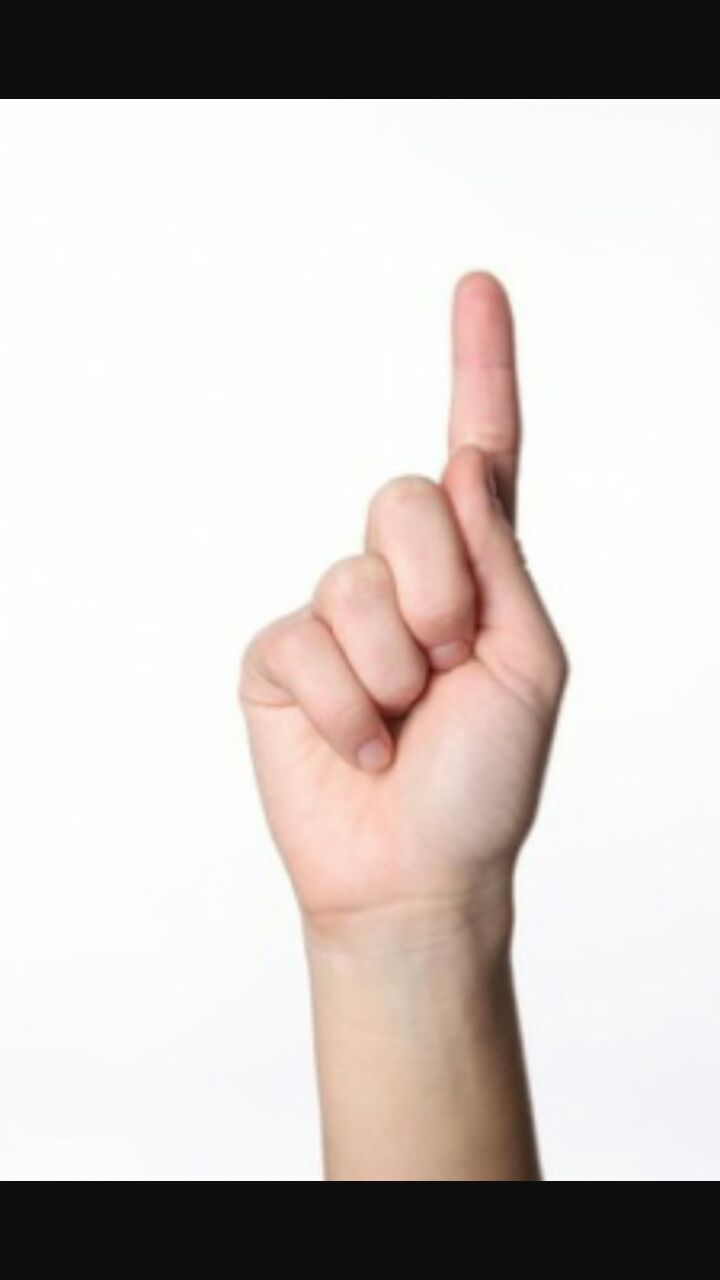
//> input picture image_opencv/image_opencv/one.jpg, 720 x 1280 px
$ ./main   (built with g++ and OpenCV 4)
//> lines starting //> are read from the running program, lines starting //| are printed output that depends on the picture; after the words box and inside, x2 and y2 are one past the last pixel; in counts of white or black regions, pixels touching at a corner belong together

// [50 lines of commented-out code are left out]
#include "opencv2/highgui/highgui.hpp"
#include "opencv2/imgproc/imgproc.hpp"
#include <iostream>
#include <stdio.h>
#include <stdlib.h>

using namespace cv;
using namespace std;

int main(int argc, char** argv)
{
	Mat src; Mat src_gray;
	src = imread("one.jpg", 1);
//> src is the input picture: 1280 rows x 720 cols, CV_8UC3; mean B, G, R 196.4, 199.1, 206.1
	//resize(src, src, Size(640, 480), 0, 0, INTER_CUBIC);
	cvtColor(src, src_gray, CV_BGR2GRAY);
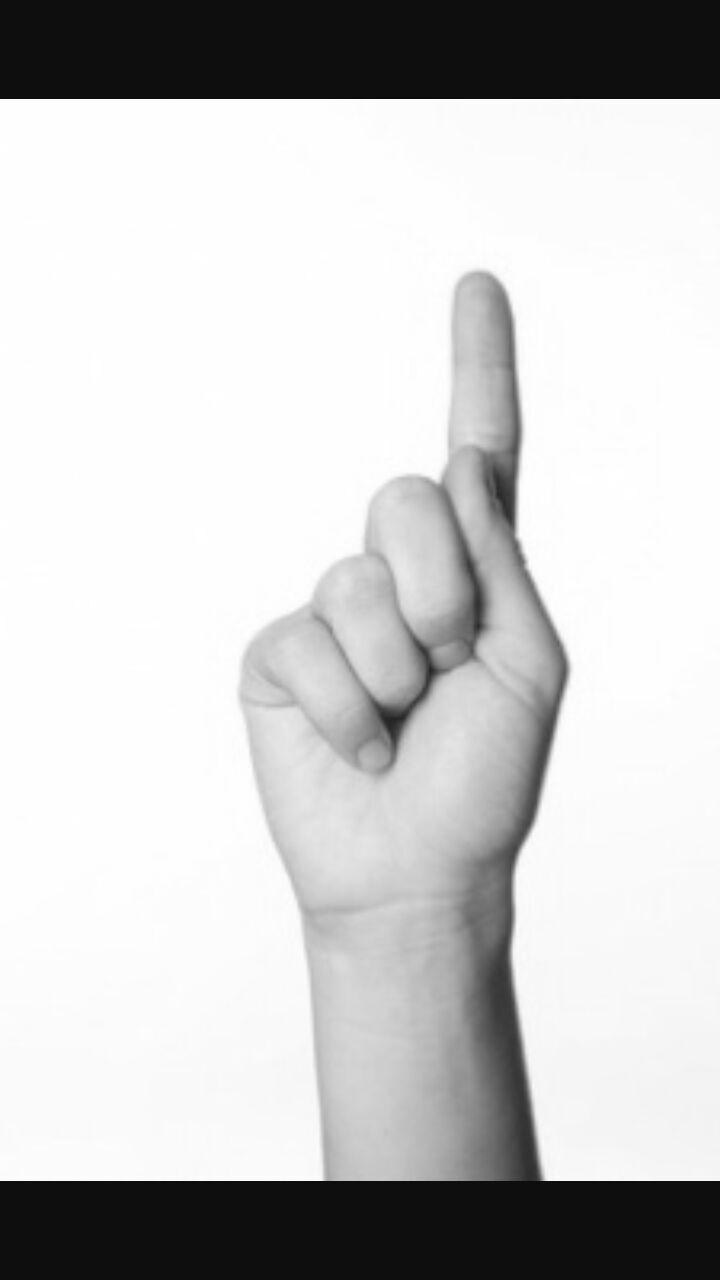
//> src_gray: 1280 rows x 720 cols, CV_8UC1; min 4, max 255, mean 200.9
	blur(src_gray, src_gray, Size(3, 3));
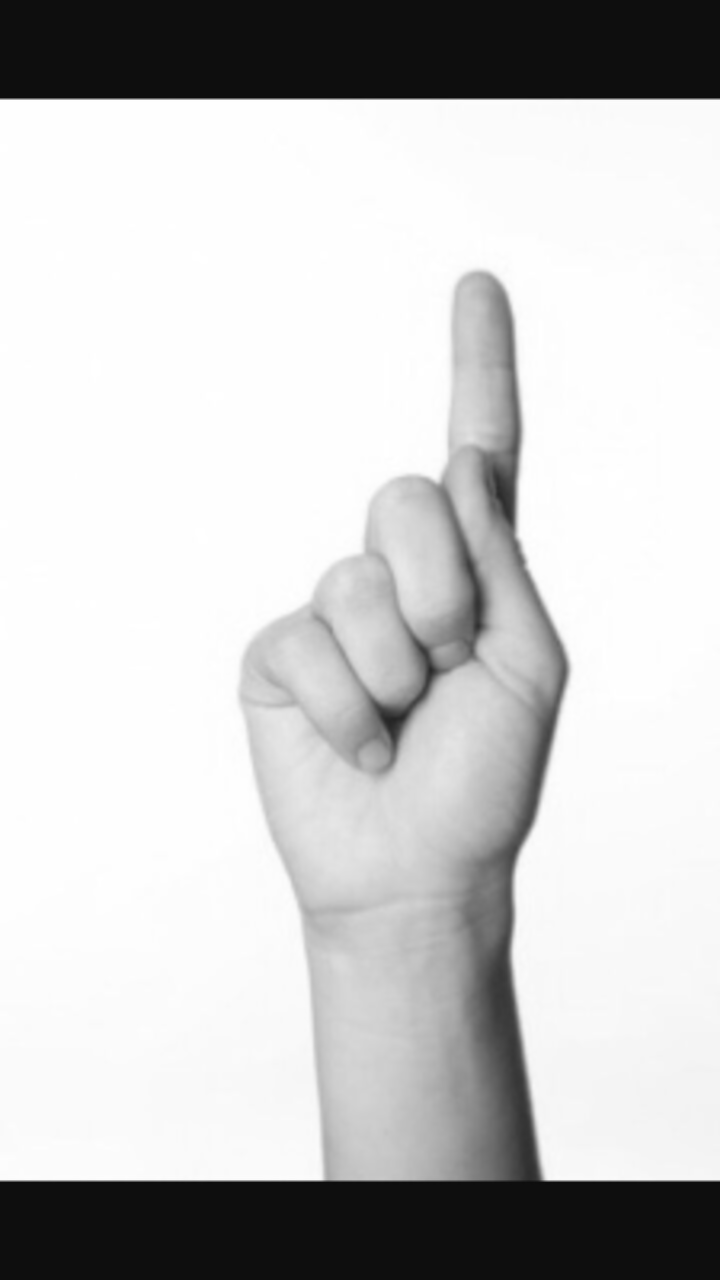
//> src_gray: 1280 rows x 720 cols, CV_8UC1; 9.57% of pixels changed, all inside (x1, y1, x2, y2) = (0, 96, 720, 1185)
	namedWindow("Source", CV_WINDOW_AUTOSIZE);
	imshow("Source", src);


	// Convex Hull implementation
	Mat src_copy = src.clone();
	Mat threshold_output;
	vector<vector<Point> > contours;
	vector<Vec4i> hierarchy;

	// Find contours
	threshold(src_gray, threshold_output, 200, 255, THRESH_BINARY);
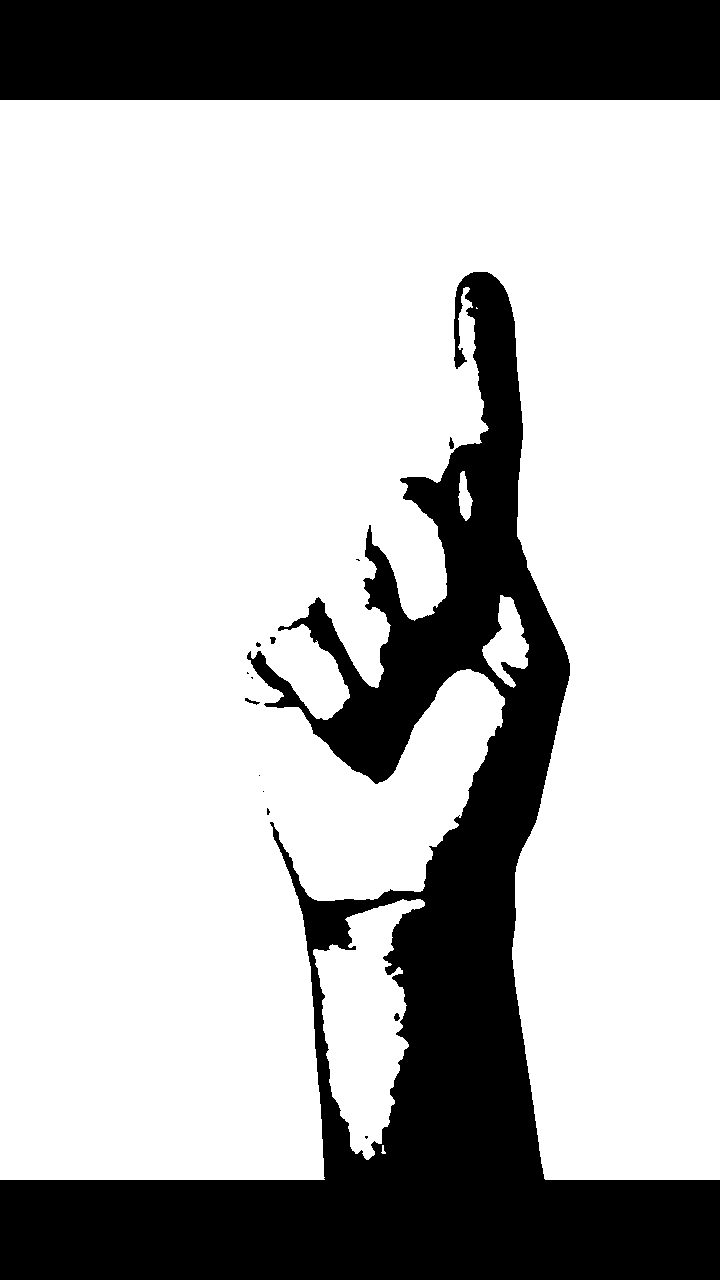
//> threshold_output: 1280 rows x 720 cols, CV_8UC1; 73.1% white; 14 black regions (8 under 20 px)
	findContours(threshold_output, contours, hierarchy, CV_RETR_TREE, CV_CHAIN_APPROX_SIMPLE, Point(0, 0));
//> contours = 19 contours, 9 with area under 20; largest, box (x1, y1, x2, y2) and area: (0, 100, 720, 1180) 651845, (313, 899, 425, 1160) 15128, (482, 595, 529, 688) 2110, (458, 471, 473, 521) 394, (244, 697, 261, 706) 56

	// Find the convex hull object for each contour
	vector<vector<Point> >hull(contours.size());
//> hull = 19 empty contours
	for (int i = 0; i < contours.size(); i++)
	{
		convexHull(Mat(contours[i]), hull[i], false);
	}
//> this loop made 19 passes

	// Draw contours + hull results
	RNG rng;
	Mat drawing = Mat::zeros(threshold_output.size(), CV_8UC3);
	for (int i = 0; i< contours.size(); i++)
	{
		Scalar color = Scalar(rng.uniform(0, 255), rng.uniform(0, 255), rng.uniform(0, 255));
		drawContours(drawing, contours, i, color, 1, 8, vector<Vec4i>(), 0, Point());
		drawContours(drawing, hull, i, color, 1, 8, vector<Vec4i>(), 0, Point());
	}
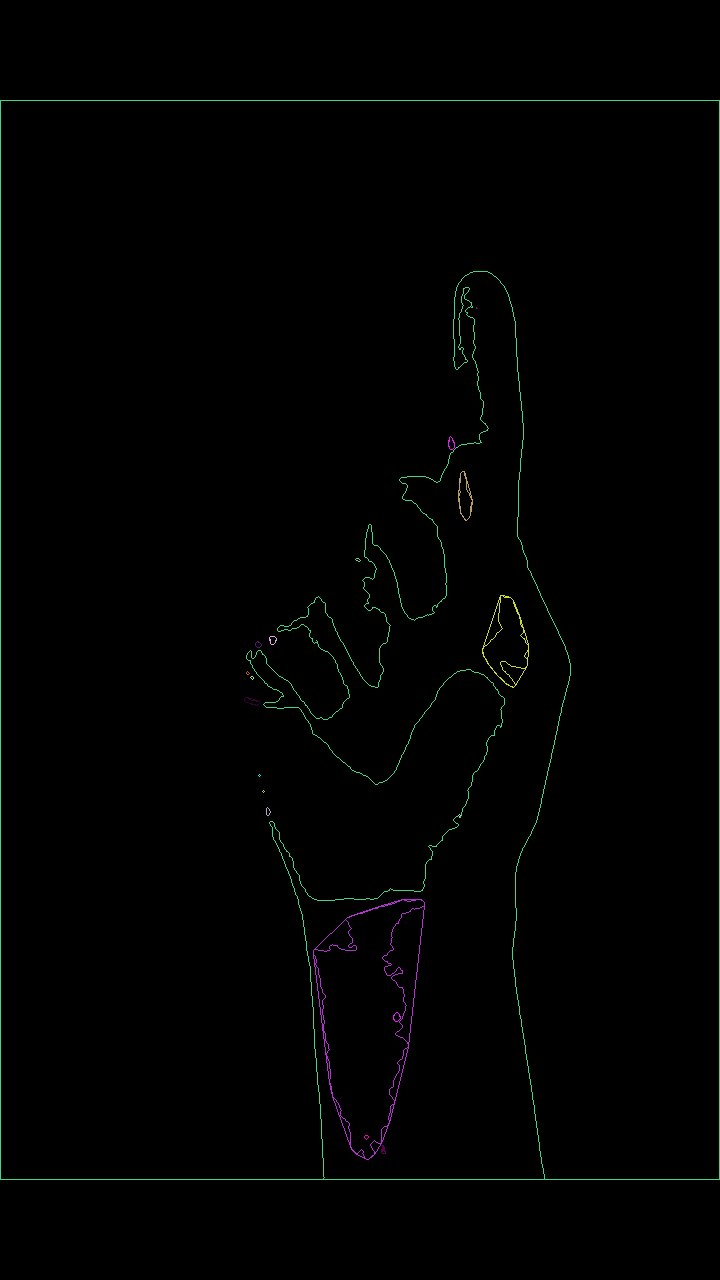
//> drawing: 1280 rows x 720 cols, CV_8UC3; mean B, G, R 1.4, 1.8, 0.9

	// Show in a window
	namedWindow("Hull demo", CV_WINDOW_AUTOSIZE);
	imshow("Hull demo", drawing);

	waitKey(0);
	return(0);
}

$ run again, with image_opencv/image_opencv/20150624111016.jpg copied over image_opencv/image_opencv/one.jpg
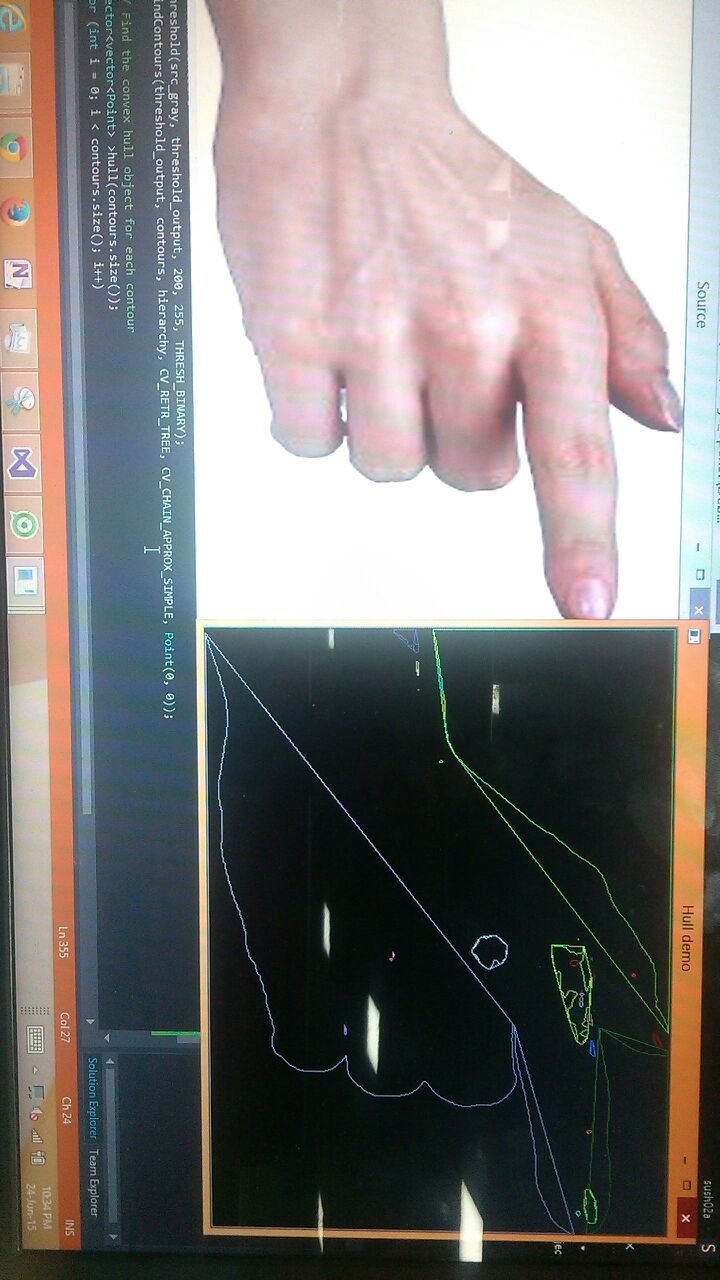
//> input picture image_opencv/image_opencv/20150624111016.jpg, 720 x 1280 px
//> src is the input picture: 1280 rows x 720 cols, CV_8UC3; mean B, G, R 122.4, 123.8, 128
//> `threshold(src_gray, threshold_output, 200, 255, THRESH_BINARY);`:
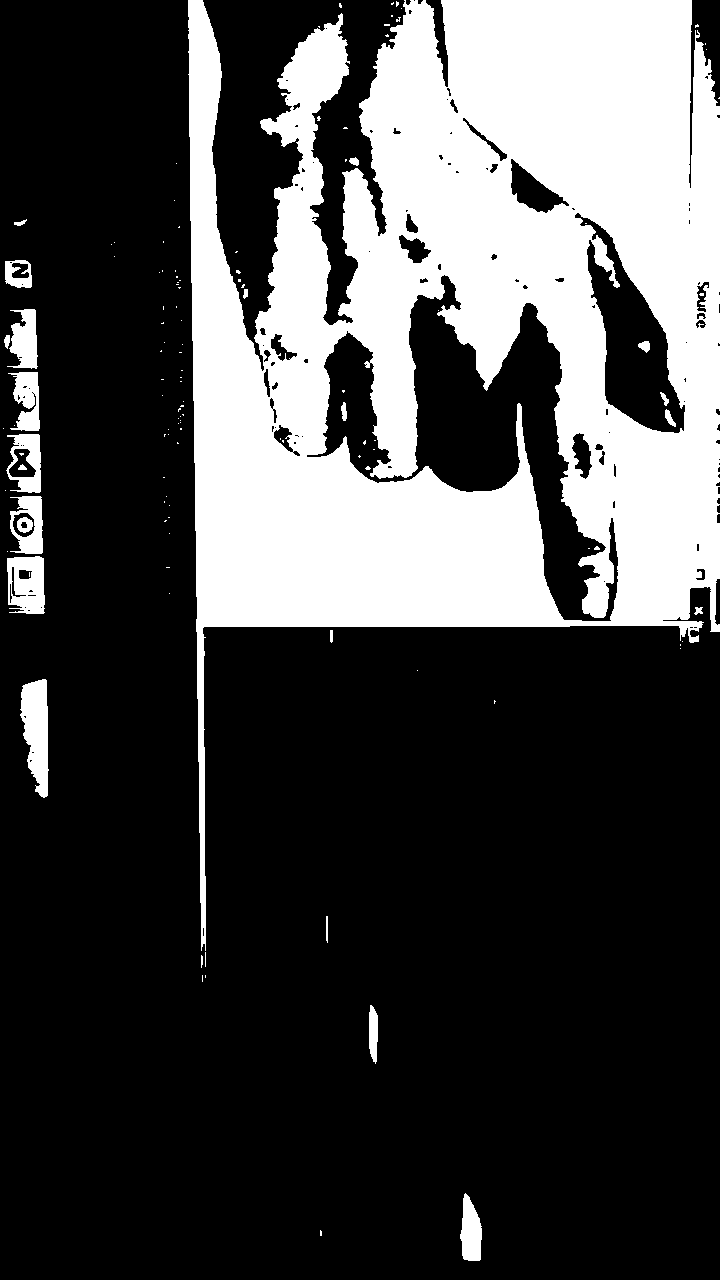
//> threshold_output: 1280 rows x 720 cols, CV_8UC1; 28.3% white; 123 white regions (99 under 20 px)
//> contours = 231 contours, 166 with area under 20; largest, box (x1, y1, x2, y2) and area: (188, 0, 720, 951) 292856, (306, 274, 619, 622) 34102, (574, 212, 686, 434) 10116, (20, 679, 49, 798) 2256, (7, 556, 45, 614) 1868
//> `vector<vector<Point> >hull(contours.size());`: hull = 231 empty contours
//> after the loop `for (int i = 0; i < contours.size(); i++)`: hull = 231 contours, 165 with area under 20; largest, box (x1, y1, x2, y2) and area: (188, 0, 720, 951) 415639, (306, 274, 619, 622) 67522, (574, 212, 686, 434) 12620, (20, 679, 49, 798) 2532, (7, 556, 45, 614) 2024
//> after the loop `for (int i = 0; i< contours.size(); i++)`:
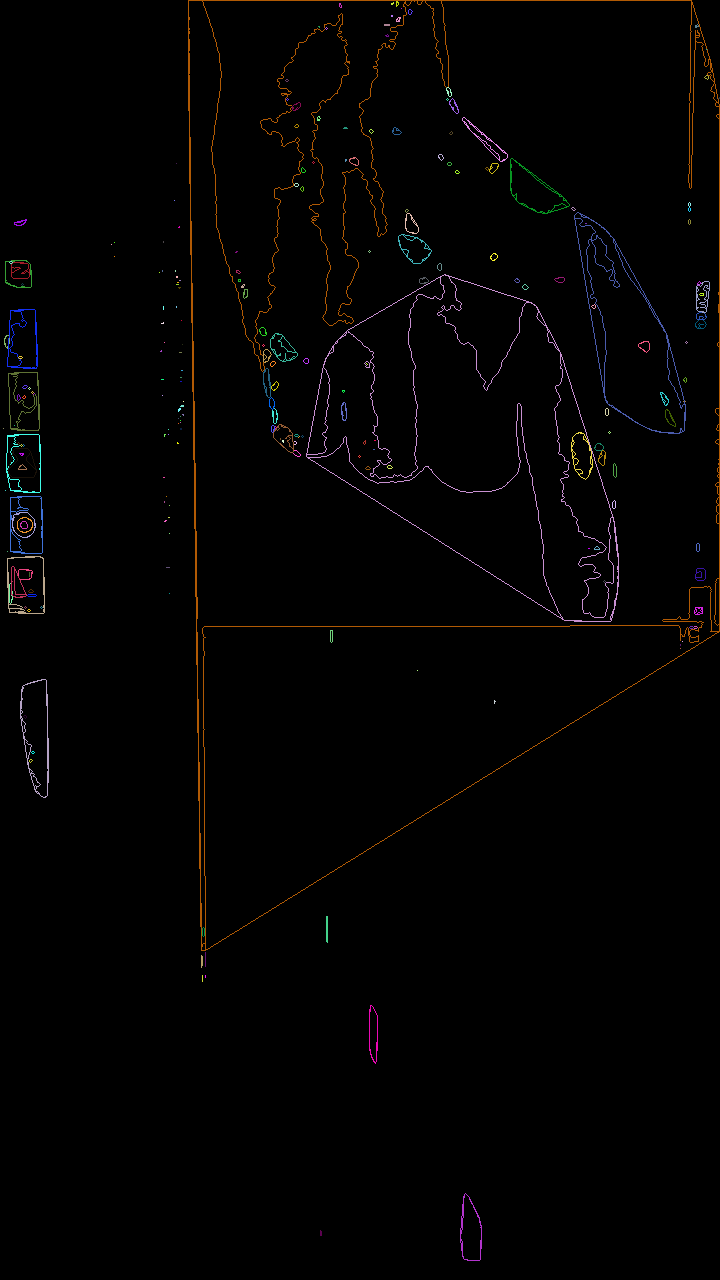
//> drawing: 1280 rows x 720 cols, CV_8UC3; mean B, G, R 1.9, 2.1, 2.9
